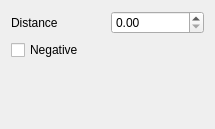
<?xml version="1.0" encoding="UTF-8"?>
<ui version="4.0">
 <class>Dialog</class>
 <widget class="QDialog" name="Dialog">
  <property name="geometry">
   <rect>
    <x>0</x>
    <y>0</y>
    <width>215</width>
    <height>129</height>
   </rect>
  </property>
  <property name="windowTitle">
   <string>beam torsion options</string>
  </property>
  <layout class="QVBoxLayout" name="verticalLayout">
   <item>
    <layout class="QHBoxLayout" name="horizontalLayout">
     <item>
      <widget class="QLabel" name="label">
       <property name="text">
        <string>Distance</string>
       </property>
      </widget>
     </item>
     <item>
      <widget class="QDoubleSpinBox" name="distance">
       <property name="maximum">
        <double>20000.000000000000000</double>
       </property>
      </widget>
     </item>
    </layout>
   </item>
   <item>
    <widget class="QCheckBox" name="negative">
     <property name="text">
      <string>Negative</string>
     </property>
    </widget>
   </item>
   <item>
    <spacer name="verticalSpacer">
     <property name="orientation">
      <enum>Qt::Vertical</enum>
     </property>
     <property name="sizeHint" stdset="0">
      <size>
       <width>20</width>
       <height>40</height>
      </size>
     </property>
    </spacer>
   </item>
  </layout>
 </widget>
 <resources/>
 <connections/>
</ui>
